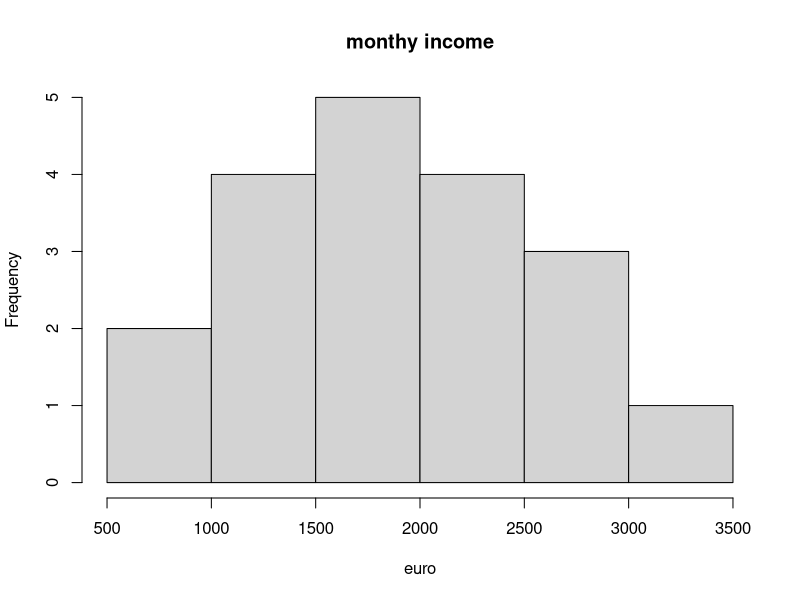
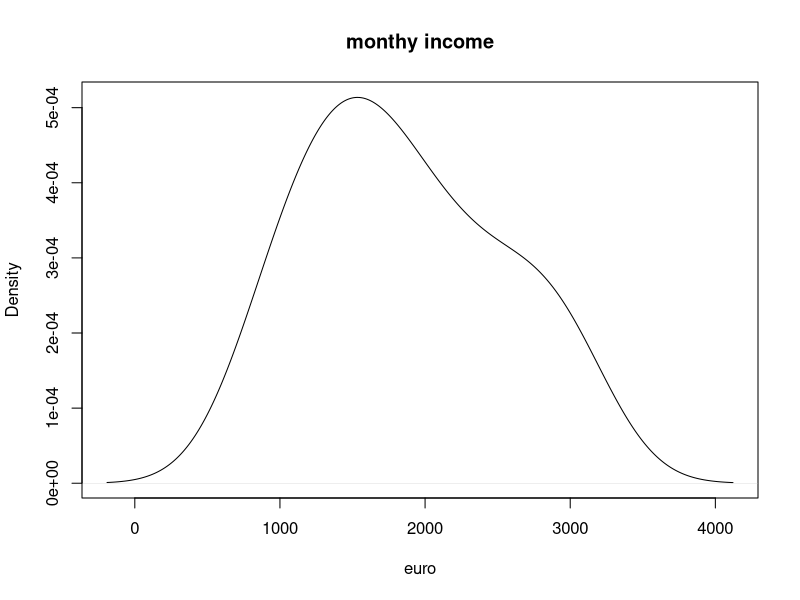
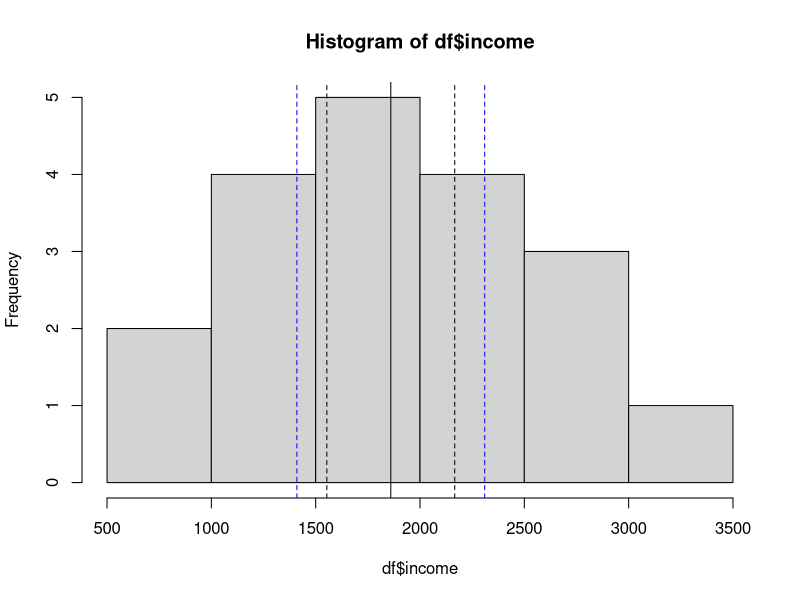
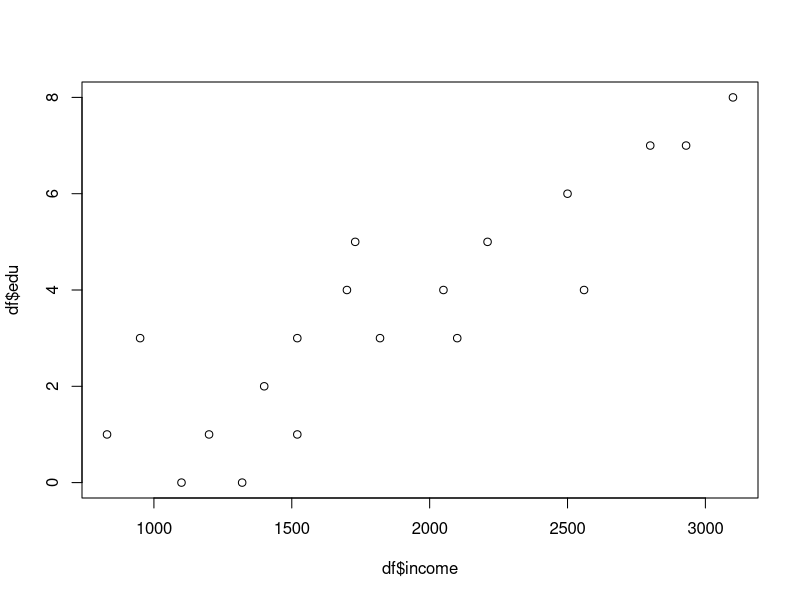

The R script that drew these images, in order:
# Applied Statistical Analysis I      
# Tutorial 2: Hypothesis testing, experiments, difference in means                       

# Get working directory
getwd()

# Set working directory 
setwd("/Users/carolinekajkowski/Desktop/Trinity/Statistical Analysis I/Stats2025/datasets")
getwd()

df <-read.csv("fictional_data.csv")

# Agenda
# (a.) Descriptive analysis
# (b.) Confidence intervals
# (c.) Significance test for a mean
# (d.) Significance test for a difference in means

### Research Question -----------
# Is there a relationship between education and income?

# Load data 


# Selection of variables
# Education: University level education in years
# Income: Monthly net income
# Capital: Whether the person lives in capital or not

### (a.) Descriptive analysis ----------

# First step, look at data

View(df)
head(df)
str(df)

# Step by step

mean(df$income)
var(df$income)
sd(df$income)
sd(df$income)/sqrt(length(df$income))

# Get summary statistics for entire dataset


# Some quick visualizations, to look at distribution
hist(df$income,
     main = "monthy income",
     xlab = "euro")

plot(density(df$income),
     main = "monthy income",
     xlab = "euro")

# Which kind of inferences can we make with regards to the population,
# based on the sample data?

mean(df$income)

# Standard **error** (Sample standard deviation adjusted by sample size)
# is estimate for standard deviation of the sampling distribution

# Why do we need standard error? --> to calculate measures of
# uncertainty for our point estimate (e.g., confidence intervals, and p-values)

# (b.) Confidence intervals --------
# Definition: Point estimate +/- Margin of error, 
# where margin of error is a multiple of the standard error

# What do we need?


# How to find the multiple?
# Looking at the normal distribution, we see that 
# 95% of observations lie within +/-1.96 (approximately 2)
# standard errors of point estimate 

# The **approximate** solution 
# Lower bound, 95 confidence level

upper_95 = mean(df$income) + (1.96*sd(df$income)/sqrt(length(df$income)))
lower_95 = mean(df$income) - (1.96*sd(df$income)/sqrt(length(df$income)))

# Print

lower_95
mean(df$income)
upper_95

# The **precise** solution, using normal distribution
# Lower bound, 95 confidence level


# Upper bound, 95 confidence level

# Step by step


# Print


# How to calculate 99% confidence intervals?
# When to use normal distribution and when to use t distribution?

t_score <- qt(0.995, df = length(df$income)-1)

lower_99_t <- mean(df$income) - (t_score) * (sd(df$income)/sqrt(length(df$income)))
upper_99_t <- mean(df$income) + (t_score) * (sd(df$income)/sqrt(length(df$income)))

# The **precise** solution, using t distribution

lower_99_t
mean(df$income)
upper_99_t

# Step by step 


# Print


# Update Histogram 

hist(df$income)
abline(v=mean(df$income), col = "black")
abline(v=lower_95, col ="black", lty = "dashed")
abline(v=upper_95, col ="black", lty = "dashed")
abline(v=lower_99_t, col = "blue", lty = "dashed")
abline(v=upper_99_t, col = "blue", lty = "dashed")

# Is there a relationship between education and income?

# Scatter plot 
plot(df$income, df$edu)

# Improve visualization and save


# Boxplot


# (c.) Significance test for a mean ------

# What is the average monthly income in Ireland
# According to a quick Google search, it is 3034
# How does our sample compare to the population, 
# being the working population in Ireland?

t.test(df$income, mu = 3034)

# We also found a much easier way to calculate the confidence intervals (!)
t.test(df$income, mu = 3034, alternative = "less")

# Let's double check


# (d.) Significance test for a difference in means ------

# On average, do people earn differently in the capital
# compared to people who do not reside in the capital?

# Calculate means for subgroups

mean(df[df$cap ==0, ]$income)
mean(df[df$cap==1, ]$income)
# Step by step

t.test(df$income ~ df$cap, alternative = "two.sided")

# t-test


# On average, do people earn more in the capital
# compared to people who do not reside in the capital?

# t-test


